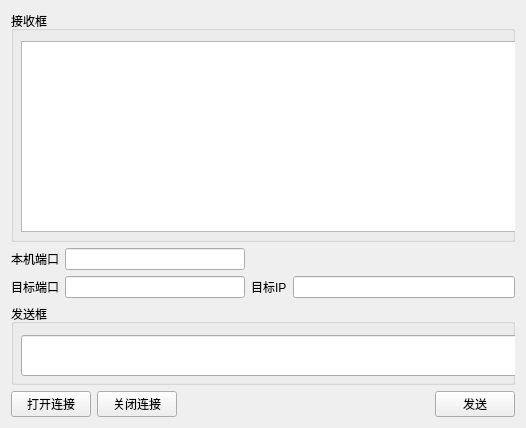
<?xml version="1.0" encoding="UTF-8"?>
<ui version="4.0">
 <class>Widget</class>
 <widget class="QWidget" name="Widget">
  <property name="geometry">
   <rect>
    <x>0</x>
    <y>0</y>
    <width>526</width>
    <height>426</height>
   </rect>
  </property>
  <property name="windowTitle">
   <string>Widget</string>
  </property>
  <layout class="QGridLayout" name="gridLayout">
   <item row="0" column="0">
    <layout class="QVBoxLayout" name="verticalLayout">
     <item>
      <widget class="QGroupBox" name="groupBox">
       <property name="sizePolicy">
        <sizepolicy hsizetype="Preferred" vsizetype="Minimum">
         <horstretch>0</horstretch>
         <verstretch>0</verstretch>
        </sizepolicy>
       </property>
       <property name="minimumSize">
        <size>
         <width>0</width>
         <height>231</height>
        </size>
       </property>
       <property name="title">
        <string>接收框</string>
       </property>
       <widget class="QPlainTextEdit" name="receiveEdit">
        <property name="geometry">
         <rect>
          <x>10</x>
          <y>30</y>
          <width>701</width>
          <height>191</height>
         </rect>
        </property>
        <property name="sizePolicy">
         <sizepolicy hsizetype="Preferred" vsizetype="Preferred">
          <horstretch>0</horstretch>
          <verstretch>0</verstretch>
         </sizepolicy>
        </property>
        <property name="readOnly">
         <bool>true</bool>
        </property>
       </widget>
      </widget>
     </item>
     <item>
      <layout class="QHBoxLayout" name="horizontalLayout_2">
       <item>
        <widget class="QLabel" name="label">
         <property name="text">
          <string>本机端口</string>
         </property>
        </widget>
       </item>
       <item>
        <widget class="QLineEdit" name="localPort">
         <property name="sizePolicy">
          <sizepolicy hsizetype="Minimum" vsizetype="Fixed">
           <horstretch>0</horstretch>
           <verstretch>0</verstretch>
          </sizepolicy>
         </property>
         <property name="minimumSize">
          <size>
           <width>180</width>
           <height>0</height>
          </size>
         </property>
        </widget>
       </item>
       <item>
        <spacer name="horizontalSpacer_2">
         <property name="orientation">
          <enum>Qt::Horizontal</enum>
         </property>
         <property name="sizeHint" stdset="0">
          <size>
           <width>40</width>
           <height>20</height>
          </size>
         </property>
        </spacer>
       </item>
      </layout>
     </item>
     <item>
      <layout class="QHBoxLayout" name="horizontalLayout_3">
       <item>
        <widget class="QLabel" name="label_2">
         <property name="text">
          <string>目标端口</string>
         </property>
        </widget>
       </item>
       <item>
        <widget class="QLineEdit" name="aimPort">
         <property name="sizePolicy">
          <sizepolicy hsizetype="Minimum" vsizetype="Fixed">
           <horstretch>0</horstretch>
           <verstretch>0</verstretch>
          </sizepolicy>
         </property>
         <property name="minimumSize">
          <size>
           <width>180</width>
           <height>0</height>
          </size>
         </property>
        </widget>
       </item>
       <item>
        <widget class="QLabel" name="label_3">
         <property name="text">
          <string>目标IP</string>
         </property>
        </widget>
       </item>
       <item>
        <widget class="QLineEdit" name="aimIP">
         <property name="text">
          <string/>
         </property>
        </widget>
       </item>
      </layout>
     </item>
     <item>
      <widget class="QGroupBox" name="groupBox_2">
       <property name="sizePolicy">
        <sizepolicy hsizetype="Preferred" vsizetype="Minimum">
         <horstretch>0</horstretch>
         <verstretch>0</verstretch>
        </sizepolicy>
       </property>
       <property name="minimumSize">
        <size>
         <width>0</width>
         <height>81</height>
        </size>
       </property>
       <property name="title">
        <string>发送框</string>
       </property>
       <widget class="QLineEdit" name="sendEdit">
        <property name="geometry">
         <rect>
          <x>10</x>
          <y>31</y>
          <width>691</width>
          <height>41</height>
         </rect>
        </property>
       </widget>
      </widget>
     </item>
     <item>
      <layout class="QHBoxLayout" name="horizontalLayout">
       <item>
        <widget class="QPushButton" name="openBt">
         <property name="text">
          <string>打开连接</string>
         </property>
        </widget>
       </item>
       <item>
        <widget class="QPushButton" name="closeBt">
         <property name="text">
          <string>关闭连接</string>
         </property>
        </widget>
       </item>
       <item>
        <spacer name="horizontalSpacer">
         <property name="orientation">
          <enum>Qt::Horizontal</enum>
         </property>
         <property name="sizeHint" stdset="0">
          <size>
           <width>40</width>
           <height>20</height>
          </size>
         </property>
        </spacer>
       </item>
       <item>
        <widget class="QPushButton" name="sendBt">
         <property name="text">
          <string>发送</string>
         </property>
        </widget>
       </item>
      </layout>
     </item>
    </layout>
   </item>
  </layout>
 </widget>
 <layoutdefault spacing="6" margin="11"/>
 <resources/>
 <connections/>
</ui>
